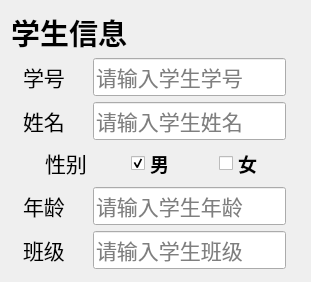
   <widget class="QWidget" name="layoutWidget">
    <property name="geometry">
     <rect>
      <x>20</x>
      <y>20</y>
      <width>311</width>
      <height>221</height>
     </rect>
    </property>
    <property name="sizePolicy">
     <sizepolicy hsizetype="Fixed" vsizetype="Preferred">
      <horstretch>0</horstretch>
      <verstretch>0</verstretch>
     </sizepolicy>
    </property>
    <layout class="QVBoxLayout" name="StudentInfo" stretch="1,2,2,2,2,2">
     <property name="spacing">
      <number>2</number>
     </property>
     <item>
      <widget class="QLabel" name="StudentInfoTitle">
       <property name="sizePolicy">
        <sizepolicy hsizetype="Fixed" vsizetype="Preferred">
         <horstretch>0</horstretch>
         <verstretch>0</verstretch>
        </sizepolicy>
       </property>
       <property name="font">
        <font>
         <family>宋体</family>
         <pointsize>22</pointsize>
        </font>
       </property>
       <property name="text">
        <string>&lt;html&gt;&lt;head/&gt;&lt;body&gt;&lt;p align=&quot;center&quot;&gt;&lt;span style=&quot; font-weight:600;&quot;&gt;学生信息&lt;/span&gt;&lt;/p&gt;&lt;/body&gt;&lt;/html&gt;</string>
       </property>
      </widget>
     </item>
     <item>
      <layout class="QHBoxLayout" name="ID">
       <property name="spacing">
        <number>16</number>
       </property>
       <property name="topMargin">
        <number>2</number>
       </property>
       <property name="bottomMargin">
        <number>2</number>
       </property>
       <item>
        <widget class="QLabel" name="ID_label">
         <property name="sizePolicy">
          <sizepolicy hsizetype="Fixed" vsizetype="Preferred">
           <horstretch>0</horstretch>
           <verstretch>0</verstretch>
          </sizepolicy>
         </property>
         <property name="font">
          <font>
           <family>宋体</family>
           <pointsize>16</pointsize>
          </font>
         </property>
         <property name="text">
          <string>学号</string>
         </property>
        </widget>
       </item>
       <item>
        <widget class="QLineEdit" name="ID_input">
         <property name="sizePolicy">
          <sizepolicy hsizetype="Fixed" vsizetype="Fixed">
           <horstretch>0</horstretch>
           <verstretch>0</verstretch>
          </sizepolicy>
         </property>
         <property name="font">
          <font>
           <family>黑体</family>
           <pointsize>16</pointsize>
          </font>
         </property>
         <property name="text">
          <string/>
         </property>
         <property name="placeholderText">
          <string>请输入学生学号</string>
         </property>
        </widget>
       </item>
      </layout>
     </item>
     <item>
      <layout class="QHBoxLayout" name="Name">
       <property name="spacing">
        <number>16</number>
       </property>
       <property name="topMargin">
        <number>2</number>
       </property>
       <property name="bottomMargin">
        <number>2</number>
       </property>
       <item>
        <widget class="QLabel" name="Name_label">
         <property name="sizePolicy">
          <sizepolicy hsizetype="Fixed" vsizetype="Preferred">
           <horstretch>0</horstretch>
           <verstretch>0</verstretch>
          </sizepolicy>
         </property>
         <property name="font">
          <font>
           <family>宋体</family>
           <pointsize>16</pointsize>
          </font>
         </property>
         <property name="text">
          <string>姓名</string>
         </property>
        </widget>
       </item>
       <item>
        <widget class="QLineEdit" name="Name_input">
         <property name="sizePolicy">
          <sizepolicy hsizetype="Fixed" vsizetype="Fixed">
           <horstretch>0</horstretch>
           <verstretch>0</verstretch>
          </sizepolicy>
         </property>
         <property name="font">
          <font>
           <family>黑体</family>
           <pointsize>16</pointsize>
          </font>
         </property>
         <property name="placeholderText">
          <string>请输入学生姓名</string>
         </property>
        </widget>
       </item>
      </layout>
     </item>
     <item>
      <layout class="QHBoxLayout" name="Sex" stretch="0,0,0">
       <property name="spacing">
        <number>10</number>
       </property>
       <property name="topMargin">
        <number>2</number>
       </property>
       <property name="bottomMargin">
        <number>2</number>
       </property>
       <item>
        <widget class="QLabel" name="Sex_label">
         <property name="sizePolicy">
          <sizepolicy hsizetype="Maximum" vsizetype="Fixed">
           <horstretch>0</horstretch>
           <verstretch>0</verstretch>
          </sizepolicy>
         </property>
         <property name="font">
          <font>
           <family>宋体</family>
           <pointsize>16</pointsize>
          </font>
         </property>
         <property name="text">
          <string>性别</string>
         </property>
        </widget>
       </item>
       <item>
        <widget class="QCheckBox" name="manButton">
         <property name="sizePolicy">
          <sizepolicy hsizetype="Fixed" vsizetype="Fixed">
           <horstretch>0</horstretch>
           <verstretch>0</verstretch>
          </sizepolicy>
         </property>
         <property name="font">
          <font>
           <family>Agency FB</family>
           <pointsize>14</pointsize>
           <weight>75</weight>
           <bold>true</bold>
          </font>
         </property>
         <property name="text">
          <string>男</string>
         </property>
         <property name="checked">
          <bool>true</bool>
         </property>
         <property name="autoRepeat">
          <bool>false</bool>
         </property>
        </widget>
       </item>
       <item>
        <widget class="QCheckBox" name="womanButton">
         <property name="sizePolicy">
          <sizepolicy hsizetype="Fixed" vsizetype="Fixed">
           <horstretch>0</horstretch>
           <verstretch>0</verstretch>
          </sizepolicy>
         </property>
         <property name="font">
          <font>
           <family>Agency FB</family>
           <pointsize>14</pointsize>
           <weight>75</weight>
           <bold>true</bold>
          </font>
         </property>
         <property name="focusPolicy">
          <enum>Qt::StrongFocus</enum>
         </property>
         <property name="text">
          <string>女</string>
         </property>
         <property name="checkable">
          <bool>true</bool>
         </property>
         <property name="checked">
          <bool>false</bool>
         </property>
        </widget>
       </item>
      </layout>
     </item>
     <item>
      <layout class="QHBoxLayout" name="Age">
       <property name="spacing">
        <number>16</number>
       </property>
       <property name="topMargin">
        <number>2</number>
       </property>
       <property name="bottomMargin">
        <number>2</number>
       </property>
       <item>
        <widget class="QLabel" name="Age_label">
         <property name="sizePolicy">
          <sizepolicy hsizetype="Fixed" vsizetype="Preferred">
           <horstretch>0</horstretch>
           <verstretch>0</verstretch>
          </sizepolicy>
         </property>
         <property name="font">
          <font>
           <family>宋体</family>
           <pointsize>16</pointsize>
          </font>
         </property>
         <property name="text">
          <string>年龄</string>
         </property>
        </widget>
       </item>
       <item>
        <widget class="QLineEdit" name="Age_input">
         <property name="sizePolicy">
          <sizepolicy hsizetype="Fixed" vsizetype="Fixed">
           <horstretch>0</horstretch>
           <verstretch>0</verstretch>
          </sizepolicy>
         </property>
         <property name="font">
          <font>
           <family>黑体</family>
           <pointsize>16</pointsize>
          </font>
         </property>
         <property name="placeholderText">
          <string>请输入学生年龄</string>
         </property>
        </widget>
       </item>
      </layout>
     </item>
     <item>
      <layout class="QHBoxLayout" name="Class">
       <property name="spacing">
        <number>16</number>
       </property>
       <property name="topMargin">
        <number>2</number>
       </property>
       <property name="bottomMargin">
        <number>2</number>
       </property>
       <item>
        <widget class="QLabel" name="Class_label">
         <property name="sizePolicy">
          <sizepolicy hsizetype="Fixed" vsizetype="Preferred">
           <horstretch>0</horstretch>
           <verstretch>0</verstretch>
          </sizepolicy>
         </property>
         <property name="font">
          <font>
           <family>宋体</family>
           <pointsize>16</pointsize>
          </font>
         </property>
         <property name="text">
          <string>班级</string>
         </property>
        </widget>
       </item>
       <item>
        <widget class="QLineEdit" name="Class_input">
         <property name="sizePolicy">
          <sizepolicy hsizetype="Fixed" vsizetype="Fixed">
           <horstretch>0</horstretch>
           <verstretch>0</verstretch>
          </sizepolicy>
         </property>
         <property name="font">
          <font>
           <family>黑体</family>
           <pointsize>16</pointsize>
          </font>
         </property>
         <property name="placeholderText">
          <string>请输入学生班级</string>
         </property>
        </widget>
       </item>
      </layout>
     </item>
    </layout>
   </widget>
